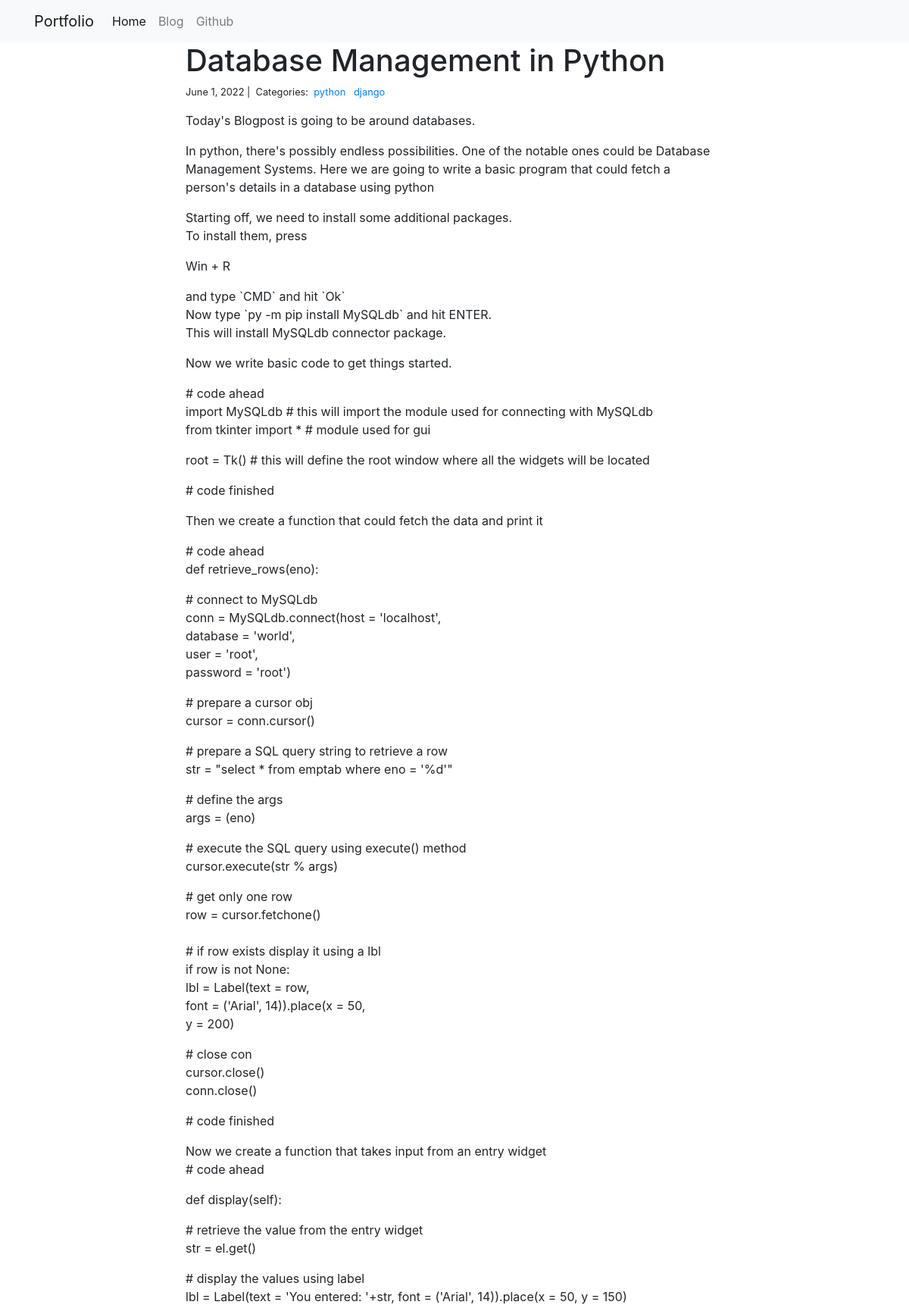
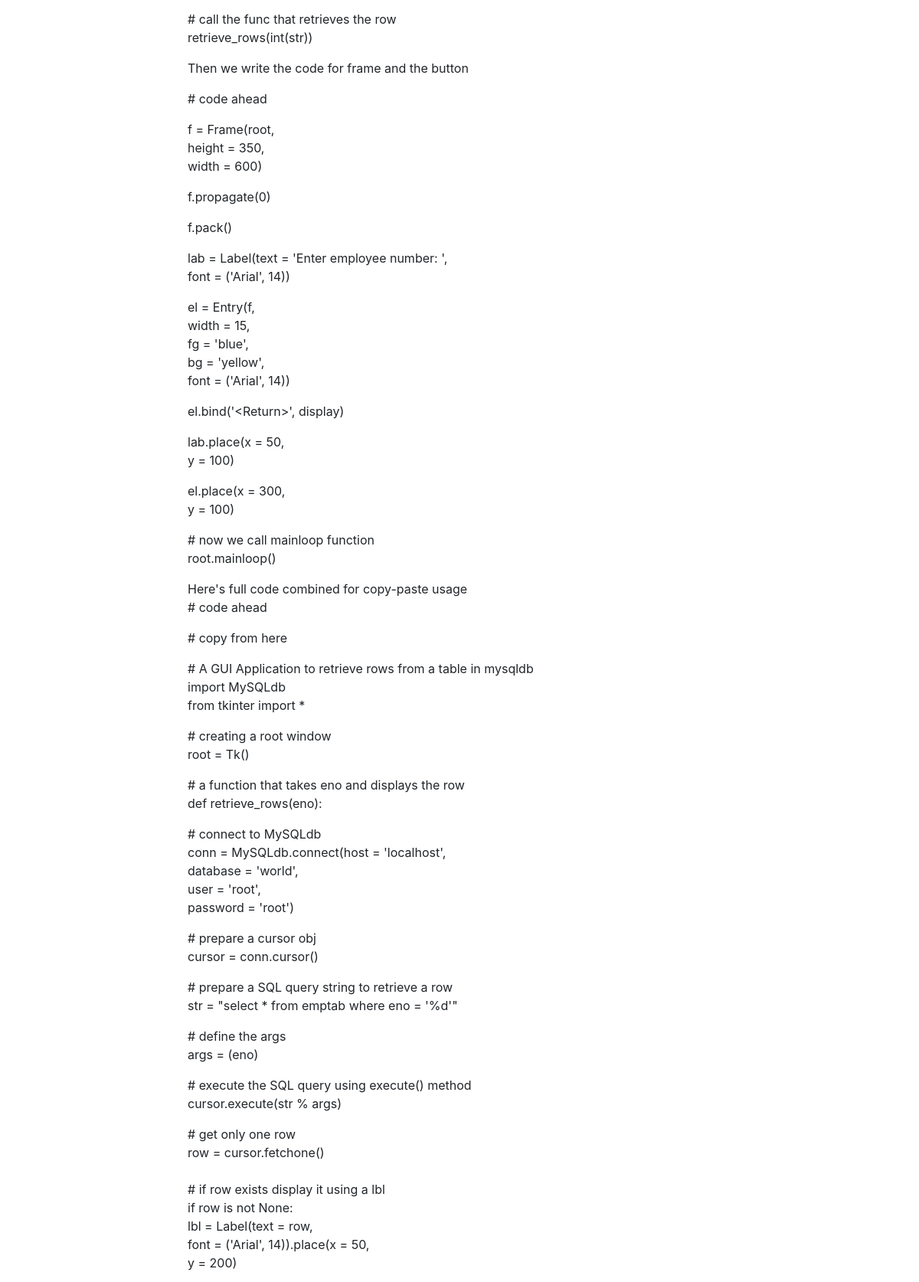
Page /blog/3/ (upper part) on the committed database (2 pictures, top to bottom).
### blog/models.py (models this page shows)
class Post(models.Model):
	title = models.CharField(max_length=255)
	body = models.TextField()
	created_on = models.DateTimeField(auto_now_add=True)
	last_modified = models.DateTimeField(auto_now=True)
	categories = models.ManyToManyField(Category, related_name="posts")

class Category(models.Model):
	name = models.CharField(max_length=20)

### blog/views.py (the view, shortened to what this page needs)
# urls.py: path("<int:pk>/", views.blog_detail, name = "blog_detail"),
def blog_detail(request, pk):
	post = Post.objects.get(pk=pk)
	form = CommentForm()
	comments = Comment.objects.filter(post=post)
	context = {
		"post": post,
		"comments": comments,
		"form": form,
	}
	return render(request, "blog_detail.html", context)

### blog/templates/blog_detail.html (shortened to what this page needs)
{% extends "base.html" %}
{% block page_content %}
<div class="col-md-8 offset-md-2">
    <h1>{{ post.title }}</h1>
    <small>
        {{ post.created_on.date }} |&nbsp;
        Categories:&nbsp;
        {% for category in post.categories.all %}
        <a href="{% url 'blog_category' category.name %}">
            {{ category.name }}
        </a>&nbsp;
        {% endfor %}
    </small>
    <p>{{ post.body | linebreaks }}</p>
</div>
{% endblock %}

### rows in the picture
Post: title "Database Management in Python", created_on "June 1, 2022", body "Today's Blogpost is going to be around databases. In python, there's possibly endless possibilities. One of the notable ones could be Database Management Systems. Here we are going to write a basic program that could fetch a person's details in a database using python Starting off, we need to install some additional packages. To install them, press Win + R and type `CMD` and hit `Ok` Now type `py -m pip install MySQLdb` and hit ENTER. This will install MySQLdb connector package. Now we write basic code to get things started. # code ahead import MySQLdb # this will import the module used for connecting with MySQLdb from tkinter import * # module used for gui root = Tk() # this will define…"
Category: name "python"
Category: name "django"
